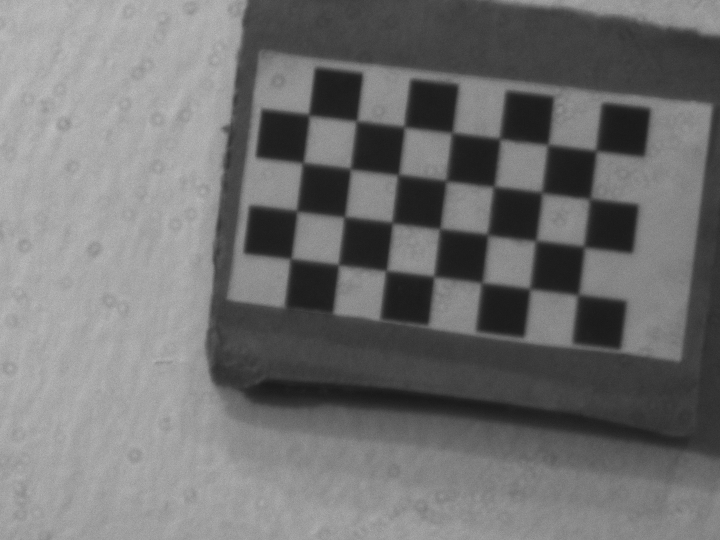
#> input picture calibration/calibration_images_nfov/1.png, 1440 x 1080 px (shown at 1/2 size); its folder holds only this picture in this run
$ python intrinsic_calibration.py
#> lines starting #> are read from the running program, lines starting #| are printed output that depends on the picture; long printed decimals are rounded
import cv2
import numpy as np
import os
import glob
import math

# Extracting path of individual image stored in a given directory CHANGE THIS TO THE PATH WITH THE PNGs
images = glob.glob('./calibration_images_nfov/*.png')

# known camera properties
known_plate_scale = 6.8742 # radians per pixel
imx296_pixel_size = 3.4e-06
imx219_pixel_size = 1.12e-06
preset_dist = 32.8 #in m

# Defining the dimensions of checkerboard
CHECKERBOARD = (7,4)
real_square_l = 0.0054 # in m
total_length = real_square_l * (CHECKERBOARD[0] - 1)
criteria = (cv2.TERM_CRITERIA_EPS + cv2.TERM_CRITERIA_MAX_ITER, 30, 0.001)

# Creating vector to store vectors of 3D points for each checkerboard image
objpoints = []
# Creating vector to store vectors of 2D points for each checkerboard image
imgpoints = []
imgpoints2 = []

# Defining the world coordinates for 3D points
objp = np.zeros((1, CHECKERBOARD[0] * CHECKERBOARD[1], 3), np.float32)
objp[0,:,:2] = np.mgrid[0:CHECKERBOARD[0], 0:CHECKERBOARD[1]].T.reshape(-1, 2)
prev_img_shape = None

num = 1

for fname in images:
    print('reading {}'.format(fname))
    img = cv2.imread(fname)
#> img is the input picture: shape (1080, 1440, 3); min 20, max 210, mean 113.4
    #gray = cv2.cvtColor(img,cv2.COLOR_BGR2GRAY)
    # Find the chess board corners
    # If desired number of corners are found in the image then ret = true
    ret, corners = cv2.findChessboardCorners(img, CHECKERBOARD, cv2.CALIB_CB_ADAPTIVE_THRESH + cv2.CALIB_CB_FAST_CHECK + cv2.CALIB_CB_NORMALIZE_IMAGE)
#> ret = True; corners = 28 rows, first 8: [1157.5, 590], [1063, 576.3], [964, 566.6], [869.5, 553.5], [773.5, 542], [678.5, 530], [584, 519.5], [1171.3, 493.3]
    img = cv2.drawChessboardCorners(img, CHECKERBOARD, corners, ret)

    if ret == True:
        objpoints.append(objp)
        imgpoints.append(corners)
        # Draw and display the corners
        img = cv2.drawChessboardCorners(img, CHECKERBOARD, corners, ret)
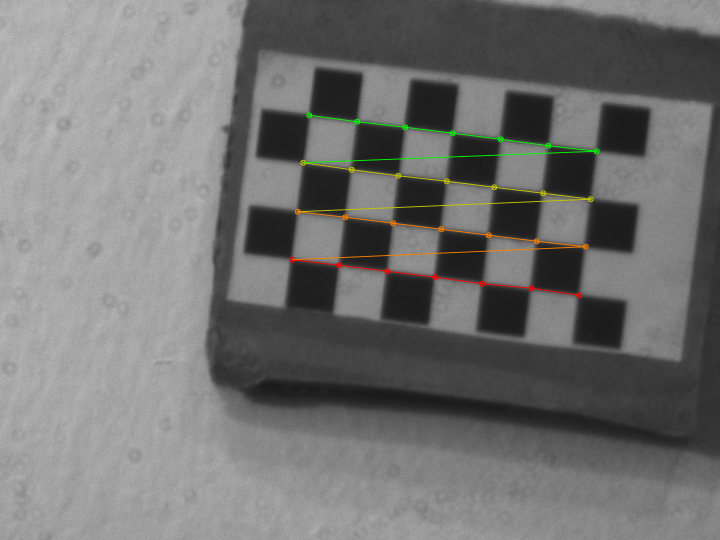
#> img: shape (1080, 1440, 3) (shown at 1/2 size); mean B, G, R 113, 113.9, 114
    """
    If desired number of corner are detected,
    we refine the pixel coordinates and display
    them on the images of checker board
    """
    # [23 lines of commented-out code are left out]

    print(str(num) + " images processed...")
    num += 1
cv2.destroyAllWindows()

h,w = img.shape[:2]
#> h = 1080; w = 1440
# print('checkerboard corners: ')
# print(corners)

"""
Performing camera calibration by
passing the value of known 3D points (objpoints)
and corresponding pixel coordinates of the
detected corners (imgpoints)
"""
# print("objpoints: \n")
# print(objpoints)
print("calculating output...")
ret, mtx, dist, rvecs, tvecs = cv2.calibrateCamera(objpoints, imgpoints, (img.shape[0], img.shape[1]), None, None)
#> ret = 0.865; mtx = [[20629.6, 0, 545.3], [0, 20673.6, 720.7], [0, 0, 1]]; dist = [[31.75, -9816.3, 0.113, -0.145, -20.25]]; rvecs = ([0.0142, -0.0916, -3.02],); tvecs = ([6.36, -1.37, 215.2],)
rot_mat = []
for vector in rvecs:
    rot_mat.append(cv2.Rodrigues(vector))
#> this loop made 1 pass
#> after the loop, rot_mat = 1 item

mean_error = 0

for i in range(len(objpoints)):
    projectpoints, _ = cv2.projectPoints(objpoints[i], rvecs[i], tvecs[i], mtx, dist)
    imgpoints2.append(projectpoints)
    error = cv2.norm(imgpoints[i], projectpoints, cv2.NORM_L2)/len(imgpoints2)
    mean_error += error
#> this loop made 1 pass
#> (error, mean_error) on pass 1: (4.58, 4.58)
#> after the loop, imgpoints2 = 1 item; mean_error = 4.58

print("total mean error: " + str(mean_error/len(objpoints)))
#| total mean error: 4.577

focal_length_px = (mtx[0][0] + mtx[1][1])/2 #in pixels
#> focal_length_px = 20651.6
print('camera focal length (px): ' + str(focal_length_px))
#| camera focal length (px): 20651.618
focal_length_m = focal_length_px * imx296_pixel_size
#> focal_length_m = 0.0702
print('camera focal length (m): ' + str(focal_length_m))
#| camera focal length (m): 0.07022
x_distance_px = imgpoints[0][0][0][0] - imgpoints[0][CHECKERBOARD[0] - 1][0][0]
#> x_distance_px = 573.5
y_distance_px = imgpoints[0][0][0][1] - imgpoints[0][CHECKERBOARD[0] - 1][0][1]
#> y_distance_px = 70.54
checkerboard_row_px = math.sqrt((x_distance_px)**2 + (y_distance_px)**2)
#> checkerboard_row_px = 577.9
print('projected row length (px): ' + str(checkerboard_row_px))
#| projected row length (px): 577.858
checkerboard_row_m = checkerboard_row_px * imx296_pixel_size
#> checkerboard_row_m = 0.00196
print('projected row length (m): ' + str(checkerboard_row_m))
#| projected row length (m): 0.001965

x_distance_px_projected = imgpoints2[0][0][0][0] - imgpoints2[0][CHECKERBOARD[0] - 1][0][0]
#> x_distance_px_projected = 575
y_distance_px_projected = imgpoints2[0][0][0][1] - imgpoints2[0][CHECKERBOARD[0] - 1][0][1]
#> y_distance_px_projected = 71.42
checkerboard_row_px_projected = math.sqrt((x_distance_px_projected)**2 + (y_distance_px_projected)**2)
#> checkerboard_row_px_projected = 579.4
print('projected row length 2 (px): ' + str(checkerboard_row_px_projected))
#| projected row length 2 (px): 579.418
checkerboard_row_m_projected = checkerboard_row_px_projected * imx296_pixel_size
#> checkerboard_row_m_projected = 0.00197
print('projected row length 2 (m): ' + str(checkerboard_row_m_projected))
#| projected row length 2 (m): 0.00197

checkerboard_row_m_actual = real_square_l *(CHECKERBOARD[0] - 1)
print('actual row length: ' + str(checkerboard_row_m_actual))

print('preset distance: {}'.format(preset_dist))
distance = focal_length_m * (checkerboard_row_m_actual/checkerboard_row_m) - focal_length_m
#> distance = 1.09
print('theoretical distance: ' + str(distance))
#| theoretical distance: 1.088
distance = focal_length_m * (checkerboard_row_m_actual/checkerboard_row_m_projected) - focal_length_m
#> distance = 1.08
print('theoretical distance 2: ' + str(distance))
#| theoretical distance 2: 1.085

focal_angle_px = ((math.atan(checkerboard_row_m_actual/(preset_dist+focal_length_m)))/checkerboard_row_px)*180/(math.pi)
#> focal_angle_px = 9.77e-05
print('angle per pixel (degrees): {}'.format(focal_angle_px))
#| angle per pixel (degrees): 9.773362796196217e-05

print("Camera matrix : \n")
print(mtx)
#| [[2.06296204e+04 0.00000000e+00 5.45303535e+02]
#|  [0.00000000e+00 2.06736160e+04 7.20661149e+02]
#|  [0.00000000e+00 0.00000000e+00 1.00000000e+00]]
# [10 lines of commented-out code are left out]

$ run again, on calibration/calibration_images_nfov/14.png
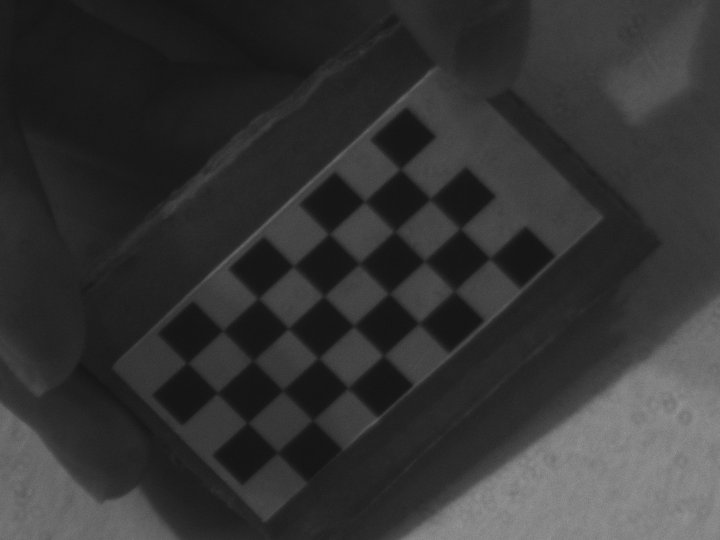
#> input picture calibration/calibration_images_nfov/14.png, 1440 x 1080 px (shown at 1/2 size)
#> img is the input picture: shape (1080, 1440, 3); min 15, max 159, mean 52.3
#> `ret, corners = cv2.findChessboardCorners(img, CHECKERBOARD, cv2.CALIB_..`: ret = True; corners = 28 rows, first 8: [981.6, 515.8], [910.5, 582.5], [838.3, 646.6], [766.7, 712], [697.5, 775.5], [627.5, 840.5], [555.5, 906], [921.9, 457.4]
#> `img = cv2.drawChessboardCorners(img, CHECKERBOARD, corners, ret)`:
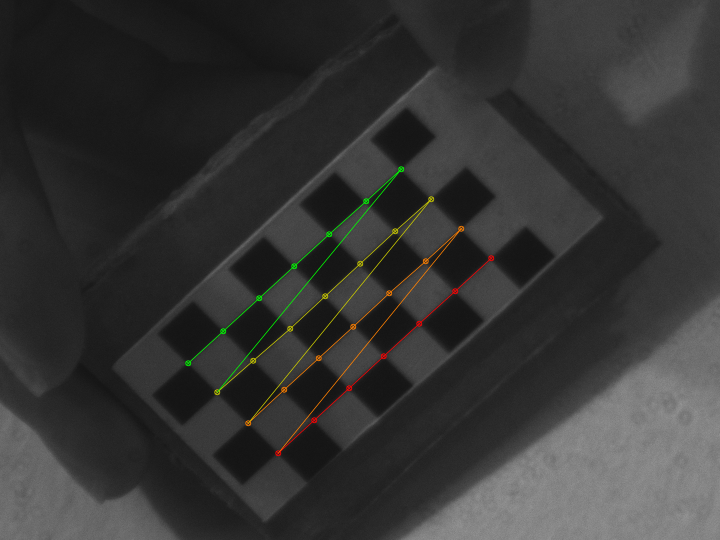
#> img: shape (1080, 1440, 3) (shown at 1/2 size); mean B, G, R 52.1, 52.9, 53
#> `ret, mtx, dist, rvecs, tvecs = cv2.calibrateCamera(objpoints, imgpoint..`: ret = 1.14; mtx = [[233578.6, 0, 264.3], [0, 268756.1, 716.9], [0, 0, 1]]; dist = [[3601.9, 0.0189, 1.07, -6.47, 5.94e-08]]; rvecs = ([0.095, -0.86, 2.27],); tvecs = ([7.58, -1.82, 2402.8],)
#> the loop `for vector in rvecs:` made 1 pass
#> after the loop `for vector in rvecs:`: rot_mat = 1 item
#> the loop `for i in range(len(objpoints)):` made 1 pass
#> (error, mean_error) on pass 1: (6.03, 6.03)
#> after the loop `for i in range(len(objpoints)):`: mean_error = 6.03
#| total mean error: 6.029
#> focal_length_px = 251167.3
#| camera focal length (px): 251167.341
#> focal_length_m = 0.854
#| camera focal length (m): 0.854
#> x_distance_px = 426.1
#> y_distance_px = -390.2
#> checkerboard_row_px = 577.8
#| projected row length (px): 577.814
#> checkerboard_row_m = 0.00196
#| projected row length (m): 0.001965
#> x_distance_px_projected = 426.5
#> y_distance_px_projected = -388.3
#> checkerboard_row_px_projected = 576.8
#| projected row length 2 (px): 576.788
#> checkerboard_row_m_projected = 0.00196
#| projected row length 2 (m): 0.001961
#> `distance = focal_length_m * (checkerboard_row_m_actual/checkerboard_ro..`: distance = 13.23
#| theoretical distance: 13.230
#> `distance = focal_length_m * (checkerboard_row_m_actual/checkerboard_ro..`: distance = 13.25
#| theoretical distance 2: 13.255
#> focal_angle_px = 9.55e-05
#| angle per pixel (degrees): 9.546475328511826e-05
#| [[2.33578553e+05 0.00000000e+00 2.64307650e+02]
#|  [0.00000000e+00 2.68756129e+05 7.16874359e+02]
#|  [0.00000000e+00 0.00000000e+00 1.00000000e+00]]

$ run again, on calibration/calibration_images_nfov/15.png
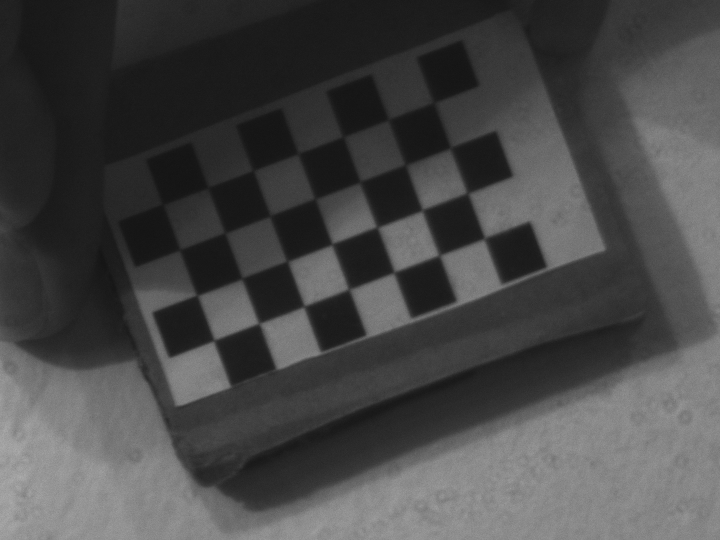
#> input picture calibration/calibration_images_nfov/15.png, 1440 x 1080 px (shown at 1/2 size)
#> img is the input picture: shape (1080, 1440, 3); min 16, max 182, mean 71.9
#> `ret, corners = cv2.findChessboardCorners(img, CHECKERBOARD, cv2.CALIB_..`: ret = True; corners = 28 rows, first 8: [970.5, 477], [880.5, 511], [789, 545], [699.5, 579.5], [609, 612.5], [519.5, 647.5], [426.9, 680.7], [935.1, 388.1]
#> `img = cv2.drawChessboardCorners(img, CHECKERBOARD, corners, ret)`:
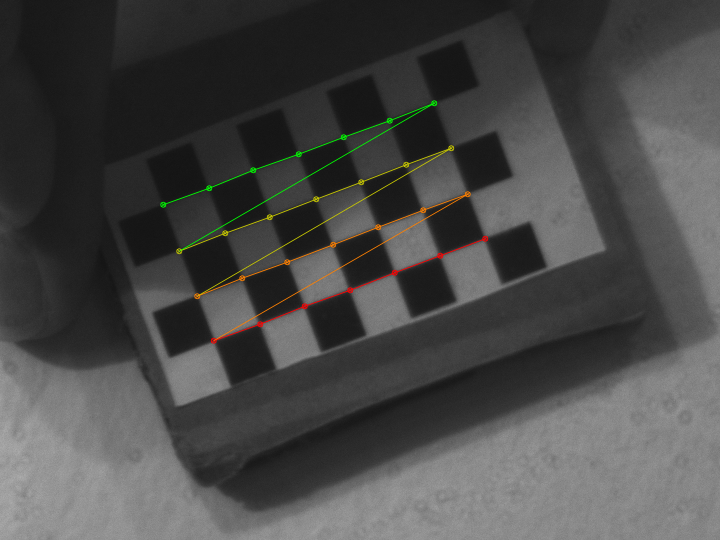
#> img: shape (1080, 1440, 3) (shown at 1/2 size); mean B, G, R 71.6, 72.5, 72.5
#> `ret, mtx, dist, rvecs, tvecs = cv2.calibrateCamera(objpoints, imgpoint..`: ret = 1.03; mtx = [[30634.3, 0, 536.8], [0, 30123.8, 719.6], [0, 0, 1]]; dist = [[-8.04, -0.078, -0.0751, 0.0667, -4.07e-05]]; rvecs = ([-0.254, -0.0409, 2.77],); tvecs = ([4.41, -2.51, 312.7],)
#> the loop `for vector in rvecs:` made 1 pass
#> after the loop `for vector in rvecs:`: rot_mat = 1 item
#> the loop `for i in range(len(objpoints)):` made 1 pass
#> (error, mean_error) on pass 1: (5.45, 5.45)
#> after the loop `for i in range(len(objpoints)):`: mean_error = 5.45
#| total mean error: 5.455
#> focal_length_px = 30379
#| camera focal length (px): 30379.031
#> focal_length_m = 0.103
#| camera focal length (m): 0.1033
#> x_distance_px = 543.6
#> y_distance_px = -203.7
#> checkerboard_row_px = 580.5
#| projected row length (px): 580.533
#> checkerboard_row_m = 0.00197
#| projected row length (m): 0.001974
#> x_distance_px_projected = 542.1
#> y_distance_px_projected = -204.3
#> checkerboard_row_px_projected = 579.3
#| projected row length 2 (px): 579.302
#> checkerboard_row_m_projected = 0.00197
#| projected row length 2 (m): 0.00197
#> `distance = focal_length_m * (checkerboard_row_m_actual/checkerboard_ro..`: distance = 1.59
#| theoretical distance: 1.592
#> `distance = focal_length_m * (checkerboard_row_m_actual/checkerboard_ro..`: distance = 1.6
#| theoretical distance 2: 1.596
#> focal_angle_px = 9.72e-05
#| angle per pixel (degrees): 9.718547726824242e-05
#| [[3.06343062e+04 0.00000000e+00 5.36828048e+02]
#|  [0.00000000e+00 3.01237558e+04 7.19556551e+02]
#|  [0.00000000e+00 0.00000000e+00 1.00000000e+00]]

$ run again, on calibration/calibration_images_nfov/10.png
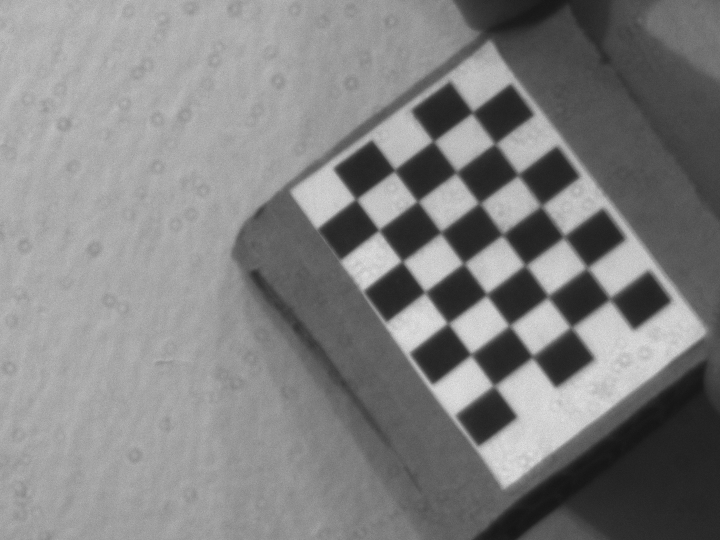
#> input picture calibration/calibration_images_nfov/10.png, 1440 x 1080 px (shown at 1/2 size)
#> img is the input picture: shape (1080, 1440, 3); min 18, max 246, mean 129.3
#> `ret, corners = cv2.findChessboardCorners(img, CHECKERBOARD, cv2.CALIB_..`: ret = True; corners = 28 rows, first 8: [989.5, 773.5], [943.5, 709.5], [896.5, 647], [850.5, 585.5], [804.5, 522.5], [758, 461], [713, 398], [1066, 713.5]
#> `img = cv2.drawChessboardCorners(img, CHECKERBOARD, corners, ret)`:
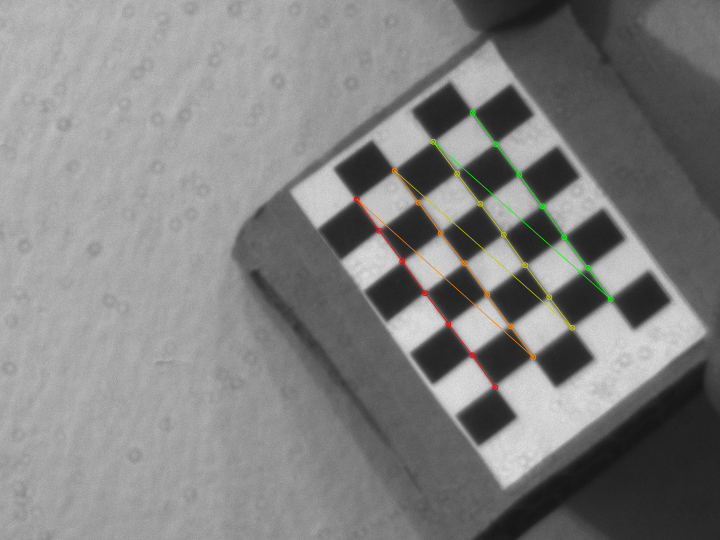
#> img: shape (1080, 1440, 3) (shown at 1/2 size); mean B, G, R 128.8, 129.5, 129.6
#> `ret, mtx, dist, rvecs, tvecs = cv2.calibrateCamera(objpoints, imgpoint..`: ret = 0.922; mtx = [[60529.6, 0, 531.4], [0, 53264.8, 715.8], [0, 0, 1]]; dist = [[237.1, -0.648, 0.994, -2.15, -8.99e-05]]; rvecs = ([-0.823, -0.2, -2.11],); tvecs = ([4.31, 0.564, 551.3],)
#> the loop `for vector in rvecs:` made 1 pass
#> after the loop `for vector in rvecs:`: rot_mat = 1 item
#> the loop `for i in range(len(objpoints)):` made 1 pass
#> (error, mean_error) on pass 1: (4.88, 4.88)
#> after the loop `for i in range(len(objpoints)):`: mean_error = 4.88
#| total mean error: 4.880
#> focal_length_px = 56897.2
#| camera focal length (px): 56897.201
#> focal_length_m = 0.193
#| camera focal length (m): 0.1935
#> x_distance_px = 276.5
#> y_distance_px = 375.5
#> checkerboard_row_px = 466.3
#| projected row length (px): 466.318
#> checkerboard_row_m = 0.00159
#| projected row length (m): 0.001585
#> x_distance_px_projected = 276.7
#> y_distance_px_projected = 373.7
#> checkerboard_row_px_projected = 465
#| projected row length 2 (px): 465.045
#> checkerboard_row_m_projected = 0.00158
#| projected row length 2 (m): 0.001581
#> `distance = focal_length_m * (checkerboard_row_m_actual/checkerboard_ro..`: distance = 3.76
#| theoretical distance: 3.760
#> `distance = focal_length_m * (checkerboard_row_m_actual/checkerboard_ro..`: distance = 3.77
#| theoretical distance 2: 3.771
#> focal_angle_px = 0.000121
#| angle per pixel (degrees): 0.0001207
#| [[6.05295849e+04 0.00000000e+00 5.31407027e+02]
#|  [0.00000000e+00 5.32648170e+04 7.15820677e+02]
#|  [0.00000000e+00 0.00000000e+00 1.00000000e+00]]
